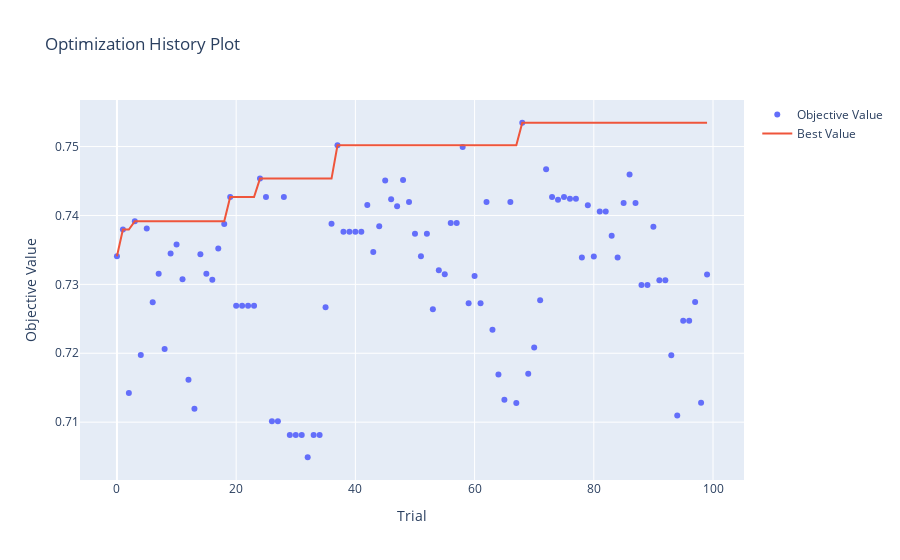

Source (notebook cell):
### Code cell
fig = optuna.visualization.plot_optimization_history(study)
fig.show()
